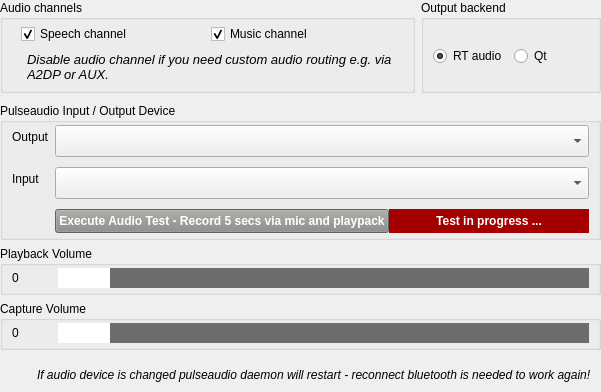
    <widget class="QWidget" name="tab3" native="true">
     <property name="sizePolicy">
      <sizepolicy hsizetype="Expanding" vsizetype="Expanding">
       <horstretch>0</horstretch>
       <verstretch>0</verstretch>
      </sizepolicy>
     </property>
     <layout class="QVBoxLayout" name="verticalLayout_30">
      <property name="leftMargin">
       <number>0</number>
      </property>
      <property name="topMargin">
       <number>0</number>
      </property>
      <property name="rightMargin">
       <number>0</number>
      </property>
      <property name="bottomMargin">
       <number>2</number>
      </property>
      <item>
       <widget class="QWidget" name="audiochannelsoutput" native="true">
        <property name="sizePolicy">
         <sizepolicy hsizetype="Expanding" vsizetype="Fixed">
          <horstretch>0</horstretch>
          <verstretch>0</verstretch>
         </sizepolicy>
        </property>
        <layout class="QHBoxLayout" name="horizontalLayout_30">
         <property name="leftMargin">
          <number>0</number>
         </property>
         <property name="topMargin">
          <number>0</number>
         </property>
         <property name="rightMargin">
          <number>0</number>
         </property>
         <property name="bottomMargin">
          <number>4</number>
         </property>
         <item>
          <widget class="QGroupBox" name="groupBoxAudioChannels">
           <property name="sizePolicy">
            <sizepolicy hsizetype="Expanding" vsizetype="Preferred">
             <horstretch>0</horstretch>
             <verstretch>0</verstretch>
            </sizepolicy>
           </property>
           <property name="title">
            <string>Audio channels</string>
           </property>
           <layout class="QVBoxLayout" name="verticalLayout_31">
            <property name="topMargin">
             <number>2</number>
            </property>
            <property name="bottomMargin">
             <number>0</number>
            </property>
            <item>
             <widget class="QWidget" name="channels" native="true">
              <property name="sizePolicy">
               <sizepolicy hsizetype="Expanding" vsizetype="Fixed">
                <horstretch>0</horstretch>
                <verstretch>0</verstretch>
               </sizepolicy>
              </property>
              <layout class="QHBoxLayout" name="horizontalLayout_2">
               <property name="topMargin">
                <number>2</number>
               </property>
               <property name="bottomMargin">
                <number>0</number>
               </property>
               <item>
                <widget class="QCheckBox" name="checkBoxSpeechAudioChannel">
                 <property name="text">
                  <string>Speech channel</string>
                 </property>
                 <property name="checked">
                  <bool>true</bool>
                 </property>
                </widget>
               </item>
               <item>
                <widget class="QCheckBox" name="checkBoxMusicAudioChannel">
                 <property name="text">
                  <string>Music channel</string>
                 </property>
                 <property name="checked">
                  <bool>true</bool>
                 </property>
                </widget>
               </item>
              </layout>
             </widget>
            </item>
            <item>
             <widget class="QWidget" name="audiochannelsinfo" native="true">
              <property name="sizePolicy">
               <sizepolicy hsizetype="Expanding" vsizetype="Expanding">
                <horstretch>0</horstretch>
                <verstretch>0</verstretch>
               </sizepolicy>
              </property>
              <property name="minimumSize">
               <size>
                <width>0</width>
                <height>40</height>
               </size>
              </property>
              <layout class="QFormLayout" name="formLayout_33">
               <property name="topMargin">
                <number>2</number>
               </property>
               <property name="bottomMargin">
                <number>0</number>
               </property>
               <item row="0" column="0">
                <widget class="QLabel" name="label_11">
                 <property name="sizePolicy">
                  <sizepolicy hsizetype="Fixed" vsizetype="Minimum">
                   <horstretch>0</horstretch>
                   <verstretch>0</verstretch>
                  </sizepolicy>
                 </property>
                 <property name="minimumSize">
                  <size>
                   <width>0</width>
                   <height>30</height>
                  </size>
                 </property>
                 <property name="maximumSize">
                  <size>
                   <width>16777215</width>
                   <height>30</height>
                  </size>
                 </property>
                 <property name="text">
                  <string>&lt;html&gt;&lt;head/&gt;&lt;body&gt;&lt;p&gt;&lt;img src=&quot;:/ico_info.png&quot;/&gt;&lt;/p&gt;&lt;/body&gt;&lt;/html&gt;</string>
                 </property>
                 <property name="alignment">
                  <set>Qt::AlignmentFlag::AlignCenter</set>
                 </property>
                </widget>
               </item>
               <item row="0" column="1">
                <widget class="QLabel" name="label_12">
                 <property name="sizePolicy">
                  <sizepolicy hsizetype="Expanding" vsizetype="Fixed">
                   <horstretch>0</horstretch>
                   <verstretch>0</verstretch>
                  </sizepolicy>
                 </property>
                 <property name="minimumSize">
                  <size>
                   <width>0</width>
                   <height>30</height>
                  </size>
                 </property>
                 <property name="maximumSize">
                  <size>
                   <width>16777215</width>
                   <height>30</height>
                  </size>
                 </property>
                 <property name="font">
                  <font>
                   <pointsize>10</pointsize>
                   <italic>true</italic>
                  </font>
                 </property>
                 <property name="text">
                  <string>Disable audio channel if you need custom audio routing e.g. via A2DP or AUX.</string>
                 </property>
                 <property name="wordWrap">
                  <bool>true</bool>
                 </property>
                </widget>
               </item>
              </layout>
             </widget>
            </item>
           </layout>
          </widget>
         </item>
         <item>
          <widget class="QGroupBox" name="groupBoxAudioOutputBackend">
           <property name="sizePolicy">
            <sizepolicy hsizetype="Fixed" vsizetype="Preferred">
             <horstretch>0</horstretch>
             <verstretch>0</verstretch>
            </sizepolicy>
           </property>
           <property name="minimumSize">
            <size>
             <width>180</width>
             <height>0</height>
            </size>
           </property>
           <property name="maximumSize">
            <size>
             <width>180</width>
             <height>16777215</height>
            </size>
           </property>
           <property name="title">
            <string>Output backend</string>
           </property>
           <layout class="QHBoxLayout" name="horizontalLayout_31">
            <property name="topMargin">
             <number>2</number>
            </property>
            <property name="bottomMargin">
             <number>0</number>
            </property>
            <item>
             <widget class="QRadioButton" name="radioButtonRtAudio">
              <property name="text">
               <string>RT audio</string>
              </property>
              <property name="checked">
               <bool>true</bool>
              </property>
             </widget>
            </item>
            <item>
             <widget class="QRadioButton" name="radioButtonQtAudio">
              <property name="text">
               <string>Qt</string>
              </property>
             </widget>
            </item>
           </layout>
          </widget>
         </item>
        </layout>
       </widget>
      </item>
      <item>
       <widget class="QGroupBox" name="groupBoxPulse">
        <property name="sizePolicy">
         <sizepolicy hsizetype="Expanding" vsizetype="Minimum">
          <horstretch>0</horstretch>
          <verstretch>0</verstretch>
         </sizepolicy>
        </property>
        <property name="title">
         <string>Pulseaudio Input / Output Device</string>
        </property>
        <layout class="QFormLayout" name="formLayout_16">
         <property name="verticalSpacing">
          <number>10</number>
         </property>
         <property name="topMargin">
          <number>2</number>
         </property>
         <property name="bottomMargin">
          <number>4</number>
         </property>
         <item row="0" column="0">
          <widget class="QLabel" name="labelPulseOutput">
           <property name="sizePolicy">
            <sizepolicy hsizetype="Preferred" vsizetype="Fixed">
             <horstretch>0</horstretch>
             <verstretch>0</verstretch>
            </sizepolicy>
           </property>
           <property name="minimumSize">
            <size>
             <width>0</width>
             <height>24</height>
            </size>
           </property>
           <property name="maximumSize">
            <size>
             <width>16777215</width>
             <height>24</height>
            </size>
           </property>
           <property name="text">
            <string>Output</string>
           </property>
          </widget>
         </item>
         <item row="0" column="1">
          <widget class="QComboBox" name="comboBoxPulseOutput">
           <property name="sizePolicy">
            <sizepolicy hsizetype="Expanding" vsizetype="Fixed">
             <horstretch>0</horstretch>
             <verstretch>0</verstretch>
            </sizepolicy>
           </property>
           <property name="minimumSize">
            <size>
             <width>0</width>
             <height>32</height>
            </size>
           </property>
           <property name="maximumSize">
            <size>
             <width>16777215</width>
             <height>32</height>
            </size>
           </property>
           <property name="styleSheet">
            <string notr="true">QScrollBar { 
	width: 40px;
	background-color: rgba(85, 87, 83, 0.7);
}
QComboBox::item {
	padding-top: 6px;
	padding-bottom: 6px;
	height: 32px;
	min-height: 32px;
}
QComboBox::item:selected {
	background-color: rgb(78, 154, 6);
	padding-top: 6px;
	padding-bottom: 6px;
	height: 32px;
	min-height: 32px;
}</string>
           </property>
          </widget>
         </item>
         <item row="1" column="0">
          <widget class="QLabel" name="labelPulseInput">
           <property name="sizePolicy">
            <sizepolicy hsizetype="Preferred" vsizetype="Fixed">
             <horstretch>0</horstretch>
             <verstretch>0</verstretch>
            </sizepolicy>
           </property>
           <property name="minimumSize">
            <size>
             <width>0</width>
             <height>24</height>
            </size>
           </property>
           <property name="maximumSize">
            <size>
             <width>16777215</width>
             <height>24</height>
            </size>
           </property>
           <property name="text">
            <string>Input</string>
           </property>
          </widget>
         </item>
         <item row="1" column="1">
          <widget class="QComboBox" name="comboBoxPulseInput">
           <property name="sizePolicy">
            <sizepolicy hsizetype="Expanding" vsizetype="Fixed">
             <horstretch>0</horstretch>
             <verstretch>0</verstretch>
            </sizepolicy>
           </property>
           <property name="minimumSize">
            <size>
             <width>0</width>
             <height>32</height>
            </size>
           </property>
           <property name="maximumSize">
            <size>
             <width>16777215</width>
             <height>32</height>
            </size>
           </property>
           <property name="styleSheet">
            <string notr="true">QScrollBar { 
	width: 40px;
	background-color: rgba(85, 87, 83, 0.7);
}
QComboBox::item {
	padding-top: 6px;
	padding-bottom: 6px;
	height: 32px;
	min-height: 32px;
}
QComboBox::item:selected {
	background-color: rgb(78, 154, 6);
	padding-top: 6px;
	padding-bottom: 6px;
	height: 32px;
	min-height: 32px;
}</string>
           </property>
          </widget>
         </item>
         <item row="2" column="1">
          <widget class="QWidget" name="horizontalWidget" native="true">
           <property name="sizePolicy">
            <sizepolicy hsizetype="Expanding" vsizetype="Fixed">
             <horstretch>0</horstretch>
             <verstretch>0</verstretch>
            </sizepolicy>
           </property>
           <property name="minimumSize">
            <size>
             <width>0</width>
             <height>24</height>
            </size>
           </property>
           <property name="maximumSize">
            <size>
             <width>16777215</width>
             <height>24</height>
            </size>
           </property>
           <layout class="QHBoxLayout" name="horizontalLayout_4">
            <property name="spacing">
             <number>0</number>
            </property>
            <property name="leftMargin">
             <number>0</number>
            </property>
            <property name="topMargin">
             <number>0</number>
            </property>
            <property name="rightMargin">
             <number>0</number>
            </property>
            <property name="bottomMargin">
             <number>0</number>
            </property>
            <item>
             <widget class="QPushButton" name="pushButtonAudioTest">
              <property name="sizePolicy">
               <sizepolicy hsizetype="Expanding" vsizetype="Fixed">
                <horstretch>0</horstretch>
                <verstretch>0</verstretch>
               </sizepolicy>
              </property>
              <property name="minimumSize">
               <size>
                <width>0</width>
                <height>24</height>
               </size>
              </property>
              <property name="maximumSize">
               <size>
                <width>16777215</width>
                <height>24</height>
               </size>
              </property>
              <property name="font">
               <font>
                <bold>true</bold>
               </font>
              </property>
              <property name="styleSheet">
               <string notr="true">background-color: rgb(136, 138, 133);
color: rgb(255, 255, 255);</string>
              </property>
              <property name="text">
               <string>Execute Audio Test - Record 5 secs via mic and playpack</string>
              </property>
             </widget>
            </item>
            <item>
             <widget class="QLabel" name="labelTestInProgress">
              <property name="sizePolicy">
               <sizepolicy hsizetype="Expanding" vsizetype="Fixed">
                <horstretch>0</horstretch>
                <verstretch>0</verstretch>
               </sizepolicy>
              </property>
              <property name="minimumSize">
               <size>
                <width>0</width>
                <height>24</height>
               </size>
              </property>
              <property name="maximumSize">
               <size>
                <width>16777215</width>
                <height>24</height>
               </size>
              </property>
              <property name="font">
               <font>
                <bold>true</bold>
               </font>
              </property>
              <property name="styleSheet">
               <string notr="true">background-color: rgb(164, 0, 0);
color: rgb(255, 255, 255);</string>
              </property>
              <property name="text">
               <string>Test in progress ...</string>
              </property>
              <property name="alignment">
               <set>Qt::AlignmentFlag::AlignCenter</set>
              </property>
             </widget>
            </item>
           </layout>
          </widget>
         </item>
        </layout>
       </widget>
      </item>
      <item>
       <widget class="QGroupBox" name="groupBoxSystemVolume">
        <property name="sizePolicy">
         <sizepolicy hsizetype="Expanding" vsizetype="Fixed">
          <horstretch>0</horstretch>
          <verstretch>0</verstretch>
         </sizepolicy>
        </property>
        <property name="title">
         <string>Playback Volume</string>
        </property>
        <layout class="QFormLayout" name="formLayout_25">
         <property name="horizontalSpacing">
          <number>6</number>
         </property>
         <property name="verticalSpacing">
          <number>2</number>
         </property>
         <property name="topMargin">
          <number>2</number>
         </property>
         <property name="bottomMargin">
          <number>4</number>
         </property>
         <item row="0" column="0">
          <widget class="QLabel" name="labelSystemVolumeValue">
           <property name="sizePolicy">
            <sizepolicy hsizetype="Fixed" vsizetype="Fixed">
             <horstretch>0</horstretch>
             <verstretch>0</verstretch>
            </sizepolicy>
           </property>
           <property name="minimumSize">
            <size>
             <width>40</width>
             <height>20</height>
            </size>
           </property>
           <property name="maximumSize">
            <size>
             <width>16777215</width>
             <height>20</height>
            </size>
           </property>
           <property name="text">
            <string>0</string>
           </property>
          </widget>
         </item>
         <item row="0" column="1">
          <widget class="QSlider" name="horizontalSliderSystemVolume">
           <property name="minimumSize">
            <size>
             <width>0</width>
             <height>20</height>
            </size>
           </property>
           <property name="styleSheet">
            <string notr="true">QSlider::handle:horizontal { background: white; height: 32px; width: 52px; margin: 0 0;}
QSlider::groove:horizontal { background: #6d6d6d; height: 32px;}</string>
           </property>
           <property name="maximum">
            <number>100</number>
           </property>
           <property name="orientation">
            <enum>Qt::Orientation::Horizontal</enum>
           </property>
          </widget>
         </item>
        </layout>
       </widget>
      </item>
      <item>
       <widget class="QGroupBox" name="groupBoxSystemCapture">
        <property name="sizePolicy">
         <sizepolicy hsizetype="Expanding" vsizetype="Fixed">
          <horstretch>0</horstretch>
          <verstretch>0</verstretch>
         </sizepolicy>
        </property>
        <property name="title">
         <string>Capture Volume</string>
        </property>
        <layout class="QFormLayout" name="formLayout_26">
         <property name="topMargin">
          <number>2</number>
         </property>
         <property name="bottomMargin">
          <number>4</number>
         </property>
         <item row="0" column="0">
          <widget class="QLabel" name="labelSystemCaptureValue">
           <property name="sizePolicy">
            <sizepolicy hsizetype="Fixed" vsizetype="Fixed">
             <horstretch>0</horstretch>
             <verstretch>0</verstretch>
            </sizepolicy>
           </property>
           <property name="minimumSize">
            <size>
             <width>40</width>
             <height>20</height>
            </size>
           </property>
           <property name="maximumSize">
            <size>
             <width>16777215</width>
             <height>20</height>
            </size>
           </property>
           <property name="text">
            <string>0</string>
           </property>
          </widget>
         </item>
         <item row="0" column="1">
          <widget class="QSlider" name="horizontalSliderSystemCapture">
           <property name="minimumSize">
            <size>
             <width>0</width>
             <height>20</height>
            </size>
           </property>
           <property name="styleSheet">
            <string notr="true">QSlider::handle:horizontal { background: white; height: 32px; width: 52px; margin: 0 0;}
QSlider::groove:horizontal { background: #6d6d6d; height: 32px;}</string>
           </property>
           <property name="maximum">
            <number>100</number>
           </property>
           <property name="orientation">
            <enum>Qt::Orientation::Horizontal</enum>
           </property>
          </widget>
         </item>
        </layout>
       </widget>
      </item>
      <item>
       <spacer name="verticalSpacer">
        <property name="orientation">
         <enum>Qt::Orientation::Vertical</enum>
        </property>
        <property name="sizeHint" stdset="0">
         <size>
          <width>20</width>
          <height>4</height>
         </size>
        </property>
       </spacer>
      </item>
      <item>
       <widget class="QWidget" name="widget" native="true">
        <property name="sizePolicy">
         <sizepolicy hsizetype="Expanding" vsizetype="Fixed">
          <horstretch>0</horstretch>
          <verstretch>0</verstretch>
         </sizepolicy>
        </property>
        <layout class="QFormLayout" name="formLayout_4">
         <property name="labelAlignment">
          <set>Qt::AlignmentFlag::AlignLeading|Qt::AlignmentFlag::AlignLeft|Qt::AlignmentFlag::AlignVCenter</set>
         </property>
         <property name="formAlignment">
          <set>Qt::AlignmentFlag::AlignLeading|Qt::AlignmentFlag::AlignLeft|Qt::AlignmentFlag::AlignTop</set>
         </property>
         <property name="leftMargin">
          <number>1</number>
         </property>
         <property name="topMargin">
          <number>0</number>
         </property>
         <property name="rightMargin">
          <number>9</number>
         </property>
         <property name="bottomMargin">
          <number>0</number>
         </property>
         <item row="0" column="0">
          <widget class="QLabel" name="label_9">
           <property name="sizePolicy">
            <sizepolicy hsizetype="Fixed" vsizetype="Fixed">
             <horstretch>0</horstretch>
             <verstretch>0</verstretch>
            </sizepolicy>
           </property>
           <property name="minimumSize">
            <size>
             <width>30</width>
             <height>30</height>
            </size>
           </property>
           <property name="maximumSize">
            <size>
             <width>30</width>
             <height>30</height>
            </size>
           </property>
           <property name="text">
            <string>&lt;html&gt;&lt;head/&gt;&lt;body&gt;&lt;p&gt;&lt;img src=&quot;:/ico_warning.png&quot;/&gt;&lt;/p&gt;&lt;/body&gt;&lt;/html&gt;</string>
           </property>
          </widget>
         </item>
         <item row="0" column="1">
          <widget class="QLabel" name="label_15">
           <property name="sizePolicy">
            <sizepolicy hsizetype="Expanding" vsizetype="Fixed">
             <horstretch>0</horstretch>
             <verstretch>0</verstretch>
            </sizepolicy>
           </property>
           <property name="minimumSize">
            <size>
             <width>0</width>
             <height>30</height>
            </size>
           </property>
           <property name="maximumSize">
            <size>
             <width>16777215</width>
             <height>30</height>
            </size>
           </property>
           <property name="font">
            <font>
             <italic>true</italic>
            </font>
           </property>
           <property name="text">
            <string>If audio device is changed pulseaudio daemon will restart - reconnect bluetooth is needed to work again!</string>
           </property>
          </widget>
         </item>
        </layout>
       </widget>
      </item>
     </layout>
    </widget>
